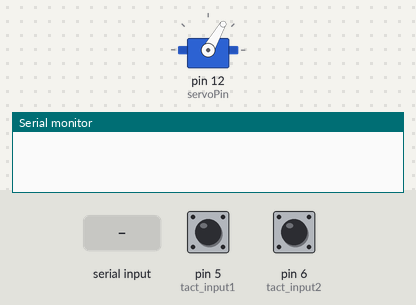
This sketch was run on a simulated Arduino Uno, built with avr-gcc and run on an emulated ATmega328P. Parts: servo, the last lines printed to the serial monitor. The inputs (shaded band) are chosen by the test bench; at power-on: pin 5 (tact_input1) HIGH, pin 6 (tact_input2) HIGH.

Above: at 1.2 s.
1.3 s: "2" received over the second serial link
At 1.45 s:
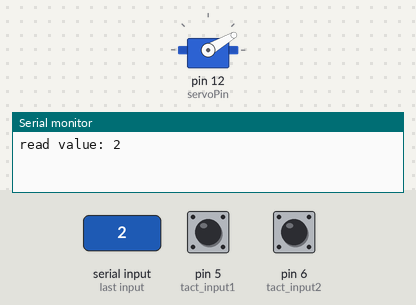
3.1 s: "1" received over the second serial link
At 3.25 s:
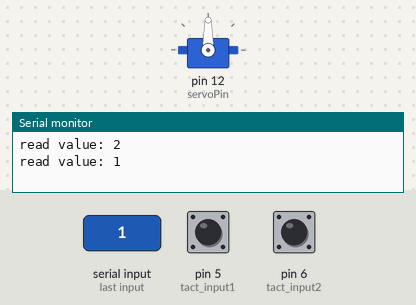
Timing chart, 0 to 6.1 s (numbered marks = the images above; inputs shaded):
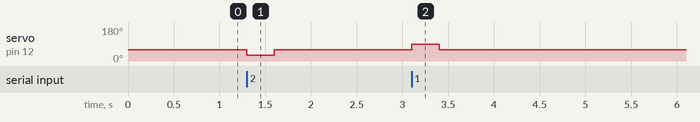

Measured:
- after the input at 1.3 s, servo on pin 12 (servoPin): 60° → 30° at once, → 60° 0.30 s later
- after the input at 3.1 s, servo on pin 12 (servoPin): 60° → 90° at once, → 60° 0.30 s later

The sketch:

BT_Switch.ino
```cpp
#include <SoftwareSerial.h>
#include <Servo.h>

int servoPin = 12;
int blueTx = 3;         //TXD Pin
int blueRx = 2;         //RXD Pin
int tact_input1 = 5;
int tact_input2 = 6;
int T_STATE1 = HIGH;
int T_STATE2 = HIGH;
int turn = 0;

char value;

Servo servo;
SoftwareSerial mySerial(blueTx, blueRx);

unsigned long previousTime = 0;

void setup() {
    Serial.begin(38400);
    mySerial.begin(38400);
    servo.attach(servoPin, 500, 1500);
    pinMode(tact_input1, INPUT_PULLUP);
    pinMode(tact_input2, INPUT_PULLUP);
}

void loop() {
    // value 1 means turn the light off
    // value 2 means turn the light on
    if(mySerial.available()){
        value = mySerial.read();
        Serial.print("read value: ");
        Serial.println(value);
        if(value == '2'){
            servo.write(30);
            turn = 0;
            delay(300);
        }
        else if(value == '1'){
            servo.write(90);
            turn = 1;
            delay(300);
        }
    }

    // read switch state and rotate servo
    if(digitalRead(tact_input1)==LOW){
      Serial.println("STATE1");
      T_STATE1 = LOW;
      servo.write(60);
    }
    else{
      T_STATE1 = HIGH;
      servo.write(60);
    }

    if(digitalRead(tact_input2)==LOW){
      T_STATE2 = LOW;
      servo.write(60);
    }
    else{
      T_STATE2 = HIGH;
      servo.write(60);
    }
    /*
    if(T_STATE1 == LOW && T_STATE2 == HIGH){
        Serial.println("STATE1, servo");
        turn = 0;
        servo.write(30);
        delay(300);
    }
    else if(T_STATE1 == HIGH && T_STATE2 == LOW){
        Serial.println("STATE2");
        turn = 1;
        servo.write(90);
        delay(300);
    }*/
}
```
